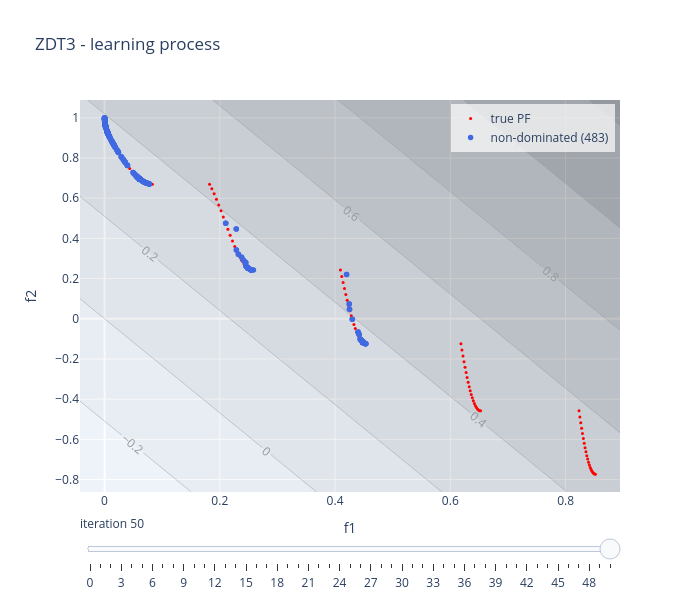

This figure's notebook cell:
### Code cell
linear_model.visualise("learning", plot_scalarisation = True, show = False)

### Figure 1 — Plotly figure (JSON) as saved in the notebook; plotly's stock layout.template omitted (floating-point values rounded to 4 significant figures; data arrays with more than 128 entries replaced by an {"elided": "..."} marker saying what was removed)
{"data": [{"marker": {"color": "red", "size": 3}, "mode": "markers", "name": "true PF", "type": "scatter", "x": [0.0, 0.004369, 0.008737, 0.01311, 0.01747, 0.02184, 0.02621, 0.03058, 0.03495, 0.03932, 0.04369, 0.04805, 0.05242, 0.05679, 0.06116, 0.06553, 0.0699, 0.07426, 0.07863, 0.083, 0.1822, 0.1862, 0.1902, 0.1942, 0.1981, 0.2021, 0.2061, 0.2101, 0.214, 0.218, 0.222, 0.226, 0.2299, 0.2339, 0.2379, 0.2419, 0.2458, 0.2498, 0.2538, 0.2578, 0.4093, 0.4117, 0.414, 0.4164, 0.4187, 0.421, 0.4234, 0.4257, 0.4281, 0.4304, 0.4328, 0.4351, 0.4375, 0.4398, 0.4422, 0.4445, 0.4468, 0.4492, 0.4515, 0.4539, 0.6184, 0.6202, 0.622, 0.6238, 0.6256, 0.6274, 0.6292, 0.631, 0.6328, 0.6346, 0.6364, 0.6381, 0.6399, 0.6417, 0.6435, 0.6453, 0.6471, 0.6489, 0.6507, 0.6525, 0.8233, 0.8248, 0.8263, 0.8278, 0.8293, 0.8308, 0.8323, 0.8338, 0.8353, 0.8368, 0.8383, 0.8398, 0.8413, 0.8428, 0.8443, 0.8458, 0.8473, 0.8488, 0.8503, 0.8518], "y": [1.0, 0.9333, 0.9042, 0.8803, 0.8587, 0.8384, 0.8189, 0.8001, 0.7819, 0.7646, 0.7482, 0.7328, 0.7188, 0.7062, 0.6953, 0.6861, 0.6789, 0.6738, 0.6707, 0.6697, 0.6697, 0.6467, 0.6217, 0.5948, 0.5665, 0.5371, 0.5069, 0.4764, 0.446, 0.4162, 0.3874, 0.3601, 0.3347, 0.3117, 0.2914, 0.2742, 0.2604, 0.2504, 0.2442, 0.2422, 0.2422, 0.211, 0.1802, 0.1502, 0.1209, 0.09262, 0.06548, 0.03962, 0.0152, -0.007636, -0.02876, -0.04805, -0.06537, -0.08063, -0.09373, -0.1046, -0.1131, -0.1193, -0.123, -0.1242, -0.1242, -0.1551, -0.1849, -0.2137, -0.2413, -0.2675, -0.2924, -0.3158, -0.3377, -0.3579, -0.3765, -0.3933, -0.4082, -0.4213, -0.4325, -0.4417, -0.4489, -0.4541, -0.4572, -0.4583, -0.4583, -0.4884, -0.5173, -0.5449, -0.5712, -0.5962, -0.6197, -0.6417, -0.6622, -0.681, -0.6982, -0.7138, -0.7276, -0.7396, -0.7499, -0.7583, -0.7649, -0.7696, -0.7724, -0.7734]}, {"marker": {"color": "royalblue", "size": 5.5}, "mode": "markers", "name": "non-dominated (483)", "type": "scatter", "x": {"elided": "483 float values"}, "y": {"elided": "483 float values"}}, {"colorscale": [[0, "rgb(255,255,255)"], [0.125, "rgb(240,240,240)"], [0.25, "rgb(217,217,217)"], [0.375, "rgb(189,189,189)"], [0.5, "rgb(150,150,150)"], [0.625, "rgb(115,115,115)"], [0.75, "rgb(82,82,82)"], [0.875, "rgb(37,37,37)"], [1, "rgb(0,0,0)"]], "contours": {"showlabels": true}, "opacity": 0.35, "showlegend": false, "showscale": false, "type": "contour", "x": [-0.04259, -0.02671, -0.01083, 0.005053, 0.02093, 0.03682, 0.0527, 0.06858, 0.08446, 0.1003, 0.1162, 0.1321, 0.148, 0.1639, 0.1798, 0.1956, 0.2115, 0.2274, 0.2433, 0.2592, 0.275, 0.2909, 0.3068, 0.3227, 0.3386, 0.3544, 0.3703, 0.3862, 0.4021, 0.418, 0.4339, 0.4497, 0.4656, 0.4815, 0.4974, 0.5133, 0.5291, 0.545, 0.5609, 0.5768, 0.5927, 0.6086, 0.6244, 0.6403, 0.6562, 0.6721, 0.688, 0.7038, 0.7197, 0.7356, 0.7515, 0.7674, 0.7833, 0.7991, 0.815, 0.8309, 0.8468, 0.8627, 0.8785, 0.8944], "y": [-0.862, -0.829, -0.7959, -0.7628, -0.7298, -0.6967, -0.6637, -0.6306, -0.5975, -0.5645, -0.5314, -0.4983, -0.4653, -0.4322, -0.3992, -0.3661, -0.333, -0.3, -0.2669, -0.2338, -0.2008, -0.1677, -0.1347, -0.1016, -0.06853, -0.03547, -0.002404, 0.03066, 0.06372, 0.09678, 0.1298, 0.1629, 0.196, 0.229, 0.2621, 0.2952, 0.3282, 0.3613, 0.3943, 0.4274, 0.4605, 0.4935, 0.5266, 0.5597, 0.5927, 0.6258, 0.6589, 0.6919, 0.725, 0.758, 0.7911, 0.8242, 0.8572, 0.8903, 0.9234, 0.9564, 0.9895, 1.023, 1.056, 1.089], "z": {"elided": "60x60 float values"}}], "layout": {"height": 600, "legend": {"bgcolor": "rgba(255,255,255,0.7)", "x": 0.99, "xanchor": "right", "y": 0.99, "yanchor": "top"}, "showlegend": true, "sliders": [{"active": 50, "currentvalue": {"prefix": "iteration "}, "steps": [{"args": [["0"], {"frame": {"redraw": true}, "mode": "immediate"}], "label": "0", "method": "animate"}, {"args": [["1"], {"frame": {"redraw": true}, "mode": "immediate"}], "label": "1", "method": "animate"}, {"args": [["2"], {"frame": {"redraw": true}, "mode": "immediate"}], "label": "2", "method": "animate"}, {"args": [["3"], {"frame": {"redraw": true}, "mode": "immediate"}], "label": "3", "method": "animate"}, {"args": [["4"], {"frame": {"redraw": true}, "mode": "immediate"}], "label": "4", "method": "animate"}, {"args": [["5"], {"frame": {"redraw": true}, "mode": "immediate"}], "label": "5", "method": "animate"}, {"args": [["6"], {"frame": {"redraw": true}, "mode": "immediate"}], "label": "6", "method": "animate"}, {"args": [["7"], {"frame": {"redraw": true}, "mode": "immediate"}], "label": "7", "method": "animate"}, {"args": [["8"], {"frame": {"redraw": true}, "mode": "immediate"}], "label": "8", "method": "animate"}, {"args": [["9"], {"frame": {"redraw": true}, "mode": "immediate"}], "label": "9", "method": "animate"}, {"args": [["10"], {"frame": {"redraw": true}, "mode": "immediate"}], "label": "10", "method": "animate"}, {"args": [["11"], {"frame": {"redraw": true}, "mode": "immediate"}], "label": "11", "method": "animate"}, {"args": [["12"], {"frame": {"redraw": true}, "mode": "immediate"}], "label": "12", "method": "animate"}, {"args": [["13"], {"frame": {"redraw": true}, "mode": "immediate"}], "label": "13", "method": "animate"}, {"args": [["14"], {"frame": {"redraw": true}, "mode": "immediate"}], "label": "14", "method": "animate"}, {"args": [["15"], {"frame": {"redraw": true}, "mode": "immediate"}], "label": "15", "method": "animate"}, {"args": [["16"], {"frame": {"redraw": true}, "mode": "immediate"}], "label": "16", "method": "animate"}, {"args": [["17"], {"frame": {"redraw": true}, "mode": "immediate"}], "label": "17", "method": "animate"}, {"args": [["18"], {"frame": {"redraw": true}, "mode": "immediate"}], "label": "18", "method": "animate"}, {"args": [["19"], {"frame": {"redraw": true}, "mode": "immediate"}], "label": "19", "method": "animate"}, {"args": [["20"], {"frame": {"redraw": true}, "mode": "immediate"}], "label": "20", "method": "animate"}, {"args": [["21"], {"frame": {"redraw": true}, "mode": "immediate"}], "label": "21", "method": "animate"}, {"args": [["22"], {"frame": {"redraw": true}, "mode": "immediate"}], "label": "22", "method": "animate"}, {"args": [["23"], {"frame": {"redraw": true}, "mode": "immediate"}], "label": "23", "method": "animate"}, {"args": [["24"], {"frame": {"redraw": true}, "mode": "immediate"}], "label": "24", "method": "animate"}, {"args": [["25"], {"frame": {"redraw": true}, "mode": "immediate"}], "label": "25", "method": "animate"}, {"args": [["26"], {"frame": {"redraw": true}, "mode": "immediate"}], "label": "26", "method": "animate"}, {"args": [["27"], {"frame": {"redraw": true}, "mode": "immediate"}], "label": "27", "method": "animate"}, {"args": [["28"], {"frame": {"redraw": true}, "mode": "immediate"}], "label": "28", "method": "animate"}, {"args": [["29"], {"frame": {"redraw": true}, "mode": "immediate"}], "label": "29", "method": "animate"}, {"args": [["30"], {"frame": {"redraw": true}, "mode": "immediate"}], "label": "30", "method": "animate"}, {"args": [["31"], {"frame": {"redraw": true}, "mode": "immediate"}], "label": "31", "method": "animate"}, {"args": [["32"], {"frame": {"redraw": true}, "mode": "immediate"}], "label": "32", "method": "animate"}, {"args": [["33"], {"frame": {"redraw": true}, "mode": "immediate"}], "label": "33", "method": "animate"}, {"args": [["34"], {"frame": {"redraw": true}, "mode": "immediate"}], "label": "34", "method": "animate"}, {"args": [["35"], {"frame": {"redraw": true}, "mode": "immediate"}], "label": "35", "method": "animate"}, {"args": [["36"], {"frame": {"redraw": true}, "mode": "immediate"}], "label": "36", "method": "animate"}, {"args": [["37"], {"frame": {"redraw": true}, "mode": "immediate"}], "label": "37", "method": "animate"}, {"args": [["38"], {"frame": {"redraw": true}, "mode": "immediate"}], "label": "38", "method": "animate"}, {"args": [["39"], {"frame": {"redraw": true}, "mode": "immediate"}], "label": "39", "method": "animate"}, {"args": [["40"], {"frame": {"redraw": true}, "mode": "immediate"}], "label": "40", "method": "animate"}, {"args": [["41"], {"frame": {"redraw": true}, "mode": "immediate"}], "label": "41", "method": "animate"}, {"args": [["42"], {"frame": {"redraw": true}, "mode": "immediate"}], "label": "42", "method": "animate"}, {"args": [["43"], {"frame": {"redraw": true}, "mode": "immediate"}], "label": "43", "method": "animate"}, {"args": [["44"], {"frame": {"redraw": true}, "mode": "immediate"}], "label": "44", "method": "animate"}, {"args": [["45"], {"frame": {"redraw": true}, "mode": "immediate"}], "label": "45", "method": "animate"}, {"args": [["46"], {"frame": {"redraw": true}, "mode": "immediate"}], "label": "46", "method": "animate"}, {"args": [["47"], {"frame": {"redraw": true}, "mode": "immediate"}], "label": "47", "method": "animate"}, {"args": [["48"], {"frame": {"redraw": true}, "mode": "immediate"}], "label": "48", "method": "animate"}, {"args": [["49"], {"frame": {"redraw": true}, "mode": "immediate"}], "label": "49", "method": "animate"}, {"args": [["50"], {"frame": {"redraw": true}, "mode": "immediate"}], "label": "50", "method": "animate"}]}], "title": {"text": "ZDT3 - learning process"}, "width": 700, "xaxis": {"range": [-0.04259, 0.8944], "title": {"text": "f1"}}, "yaxis": {"range": [-0.862, 1.089], "title": {"text": "f2"}}}}
